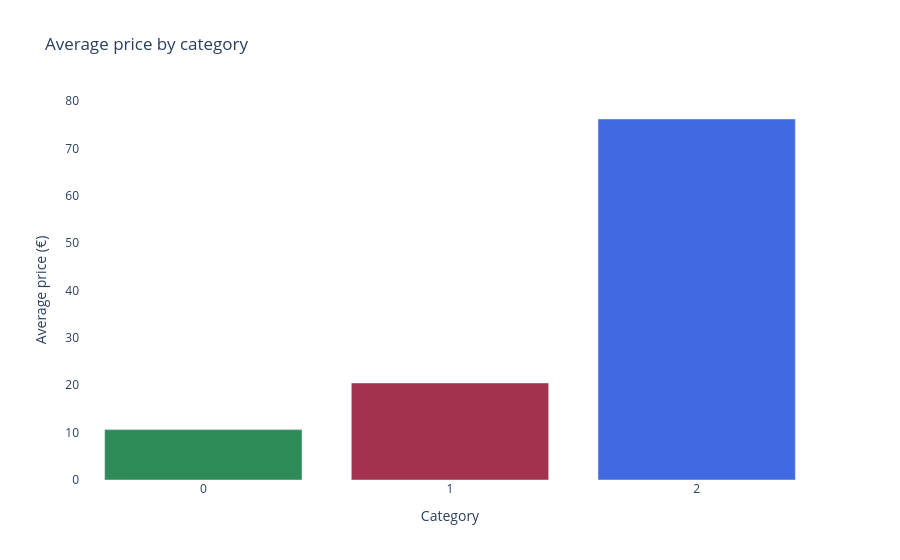

Write notebook code for a chart like this one.
### Code cell
# Average price by category
fig = px.bar(
    x=prix_moyen_par_categ.index.astype(str),
    y=prix_moyen_par_categ.values,
    title="Average price by category",
    color=prix_moyen_par_categ.index.astype(str),
    color_discrete_sequence=["#2E8B57", "#A3334D", "#4169E1"],
)
fig.update_layout(
    xaxis_title="Category",
    yaxis_title="Average price (€)",
    plot_bgcolor="white",
    xaxis=dict(showgrid=False),
    yaxis=dict(showgrid=False),
    showlegend=False,
)
fig.show()

### Figure 1 — Plotly figure (JSON) as saved in the notebook; plotly's stock layout.template omitted (floating-point values rounded to 4 significant figures)
{"data": [{"hovertemplate": "color=0<br>x=%{x}<br>y=%{y}<extra></extra>", "legendgroup": "0", "marker": {"color": "#2E8B57", "pattern": {"shape": ""}}, "name": "0", "orientation": "v", "showlegend": true, "textposition": "auto", "type": "bar", "x": ["0"], "xaxis": "x", "y": [10.64], "yaxis": "y"}, {"hovertemplate": "color=1<br>x=%{x}<br>y=%{y}<extra></extra>", "legendgroup": "1", "marker": {"color": "#A3334D", "pattern": {"shape": ""}}, "name": "1", "orientation": "v", "showlegend": true, "textposition": "auto", "type": "bar", "x": ["1"], "xaxis": "x", "y": [20.49], "yaxis": "y"}, {"hovertemplate": "color=2<br>x=%{x}<br>y=%{y}<extra></extra>", "legendgroup": "2", "marker": {"color": "#4169E1", "pattern": {"shape": ""}}, "name": "2", "orientation": "v", "showlegend": true, "textposition": "auto", "type": "bar", "x": ["2"], "xaxis": "x", "y": [76.23], "yaxis": "y"}], "layout": {"barmode": "relative", "legend": {"title": {"text": "color"}, "tracegroupgap": 0}, "plot_bgcolor": "white", "showlegend": false, "title": {"text": "Average price by category"}, "xaxis": {"anchor": "y", "domain": [0.0, 1.0], "showgrid": false, "title": {"text": "Category"}}, "yaxis": {"anchor": "x", "domain": [0.0, 1.0], "showgrid": false, "title": {"text": "Average price (€)"}}}}
